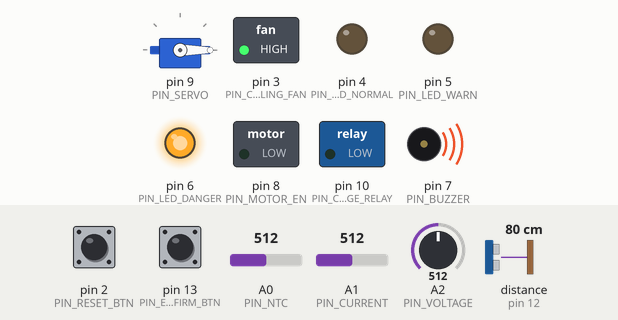
The sketch below on a simulated Arduino Uno, built with avr-gcc and run on an emulated ATmega328P. On the bench: servo, switched loads named in the sketch (green lamp = pin HIGH), output pins drawn as LEDs (lit = HIGH), buzzer (waves = sounding). Wiring (inferred from the names in the program): ultrasonic range finder: trigger pin 11; echo pin 12. The inputs (shaded band) are chosen by the test bench; at power-on: distance to the obstacle (sensor on pin 12) 80 cm, pin 2 (PIN_RESET_BTN) HIGH, A1 (PIN_CURRENT) = 512, pin 13 (PIN_EJECT_CONFIRM_BTN) HIGH, A0 (PIN_NTC) = 512, A2 (PIN_VOLTAGE) = 512. The echo pulse lasts 58.3 µs per cm; pins used as bus, display or sensor lines are not drawn; what the sketch prints to the serial monitor is not drawn.

Above: at 1.27 s.
1.3 s: distance to the obstacle (sensor on pin 12) set to 33 cm
At 3.52 s:
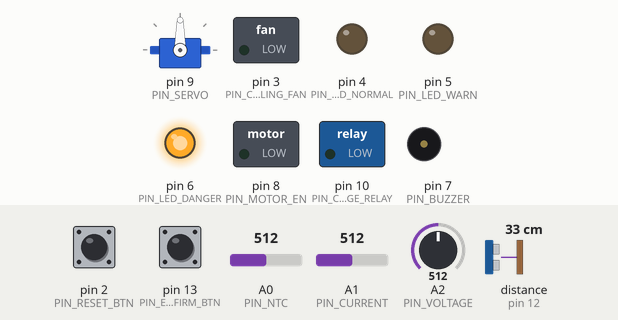
5.2 s: distance to the obstacle (sensor on pin 12) set to 28 cm
14.4 s: pin 2 (PIN_RESET_BTN) pulled LOW for 3.2 s
At 17.55 s:
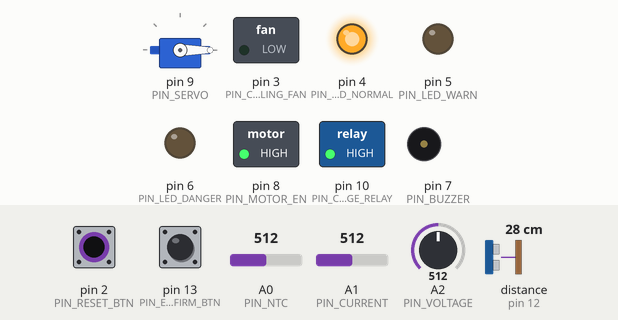
19.1 s: A1 (PIN_CURRENT) set to 493
22.6 s: pin 13 (PIN_EJECT_CONFIRM_BTN) pulled LOW for 0.15 s
At 22.87 s:
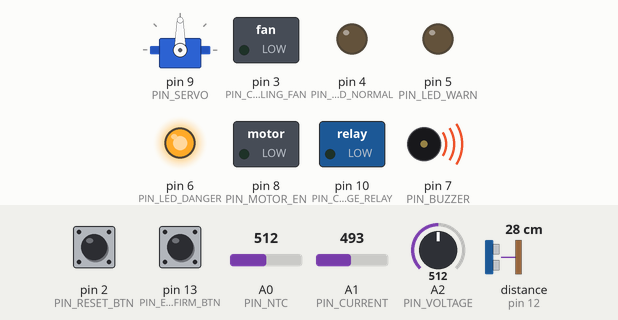
26.1 s: pin 2 (PIN_RESET_BTN) pulled LOW for 0.15 s
At 26.62 s:
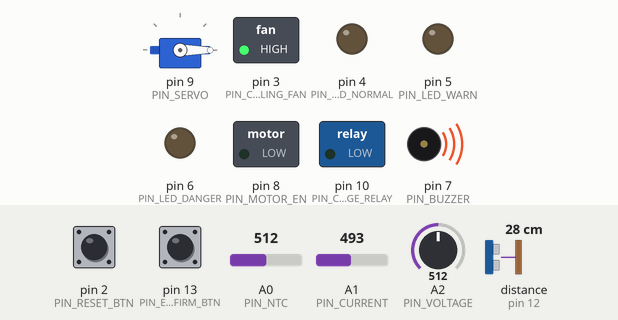
Timing chart, 0 to 30.6 s (numbered marks = the images above; inputs shaded):
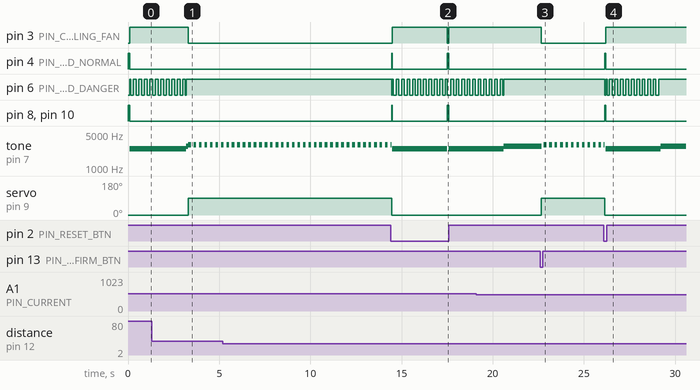

Measured:
- after the input at 14.4 s, pin 3 (PIN_COOLING_FAN): LOW → HIGH after 0.10 s, → LOW 3.0 s later, → HIGH 0.10 s later; pin 4 (PIN_LED_NORMAL): LOW → HIGH after 0.07 s, → LOW 0.03 s later, → HIGH 3.0 s later, → LOW 0.10 s later
- after the input at 22.6 s, pin 3 (PIN_COOLING_FAN): HIGH → LOW after 0.06 s; tone on pin 7 (PIN_BUZZER): alternates 3000 Hz for 0.15 s and silent for 0.15 s, starting after 0.08 s; servo on pin 9 (PIN_SERVO): 0° → 90° after 0.06 s
- after the input at 26.1 s, pin 3 (PIN_COOLING_FAN): LOW → HIGH after 0.10 s; pin 4 (PIN_LED_NORMAL): LOW → HIGH after 0.05 s, → LOW 0.05 s later
- by itself, tone on pin 7 (PIN_BUZZER): alternates 3000 Hz for 0.15 s and silent for 0.15 s

The sketch:

BatteryEjectionSystem.ino
```cpp
/*
  EV 배터리 열폭주 조기 감지 및 능동형 안전 분리(Ejection) 시스템
  ------------------------------------------------------------
  핀 배선
    A0  - NTC 서미스터 (분압, SERIES_RESISTOR와 직렬)
    A1  - ACS712 전류센서 OUT
    A2  - 배터리 전압 분압 회로 OUT
    D2  - 리셋 버튼 (INPUT_PULLUP, 눌리면 LOW) - EJECTED 상태 복귀용
    D3  - 냉각팬 구동 (릴레이/트랜지스터 게이트) - WARNING 시 예방적 냉각
    D4  - 정상 LED (녹색)
    D5  - 경고 LED (황색)
    D6  - 위험 LED (적색)
    D7  - 부저
    D8  - 모터 드라이버 EN (LOW = 주행 모터 정지)
    D9  - 래치 서보 (SG90 등)
    D10 - 충전 릴레이 제어 (HIGH = 충전 허용, LOW = 충전 회로 차단)
    D11 - 초음파 센서 TRIG (HC-SR04) - 후방/하부 클리어런스 확인
    D12 - 초음파 센서 ECHO (HC-SR04)
    D13 - 분리 확인 버튼 (INPUT_PULLUP, 눌리면 LOW) - 사람이 있을 때 수동으로 즉시 분리 확정

  충전 감지: ACS712는 양방향 센서이므로, 배터리를 향해 흐르는 방전 전류를 양(+)으로
  캘리브레이션했다고 가정하면 충전 전류는 음(-)으로 측정된다(CHARGE_CURRENT_THRESHOLD_A).
  실제 배선 방향에 따라 부호가 반대일 수 있으니 실측 후 확인할 것.

  상태 전이(FSM)
    NORMAL  -> WARNING : 온도/전류/전압이 경고 임계값 초과 -> 냉각팬 가동 + 충전 중이면 즉시 충전 차단(예방 시도)
    WARNING -> NORMAL  : 냉각팬 가동 후 모든 값이 정상 범위로 복귀 (예방 성공, 충전 재개)
    WARNING -> STOPPED : 냉각/충전차단에도 불구하고 위험 임계값(과열/온도급상승/과전류/전압이상) 도달 (예방 실패 -> 격리 절차 시작)
    NORMAL  -> STOPPED : 위험 임계값에 바로 도달한 경우 (예: 충전 중 과전압/과전류 급증)
    STOPPED -> ARMED   : 대피 유예시간(EJECT_DELAY_MS) 경과 - 분리 준비 완료, 실제 분리는 아직 보류
    ARMED   -> EJECTED : (후방 초음파로 확인한 안전거리 확보 OR 사람이 확인버튼 누름) 조건 충족 시에만 실제 분리
    ARMED   -> NORMAL  : 리셋 버튼 - 오탐이었을 경우 분리 취소
    EJECTED -> NORMAL  : 리셋 버튼(재장착 후 테스트용)

  설계 원칙
    1) 격리(Ejection)는 최후 수단이다. WARNING 단계에서 먼저 냉각팬 + 충전 차단으로
       열폭주 진행 자체를 막는 것을 시도하고, 그래도 진행되면 STOPPED로 넘어간다.
       (주차장에서 충전 중 과충전으로 발화하는 시나리오가 충전 차단을 넣은 계기)
    2) "정차했다고 바로 떨어뜨린다"는 위험하다 - 지하주차장 등에서 옆 차량/사람에게
       배터리가 떨어질 수 있다. 그래서 STOPPED 이후 바로 EJECTED로 가지 않고 ARMED를
       거친다: 분리 실행 = (냉각 실패로 STOPPED까지 옴) AND (후방 클리어 확인 OR 수동 확인).
       초음파가 무응답이면 "안전 미확인"으로 간주해 분리를 보류하는 fail-safe 설계.
*/

#include <Servo.h>

// ---------------- 핀 정의 ----------------
const uint8_t PIN_NTC        = A0;
const uint8_t PIN_CURRENT    = A1;
const uint8_t PIN_VOLTAGE    = A2;
const uint8_t PIN_RESET_BTN  = 2;
const uint8_t PIN_COOLING_FAN = 3;
const uint8_t PIN_LED_NORMAL = 4;
const uint8_t PIN_LED_WARN   = 5;
const uint8_t PIN_LED_DANGER = 6;
const uint8_t PIN_BUZZER     = 7;
const uint8_t PIN_MOTOR_EN   = 8;
const uint8_t PIN_SERVO      = 9;
const uint8_t PIN_CHARGE_RELAY = 10;
const uint8_t PIN_ULTRASONIC_TRIG   = 11;
const uint8_t PIN_ULTRASONIC_ECHO   = 12;
const uint8_t PIN_EJECT_CONFIRM_BTN = 13;

// ---------------- 센서 캘리브레이션 (실측 후 조정) ----------------
// NTC: B=3950, 25도 기준 저항 10k, 분압저항 10k
const float NTC_NOMINAL_RES    = 10000.0;
const float NTC_NOMINAL_TEMP_C = 25.0;
const float NTC_B_COEFFICIENT  = 3950.0;
const float NTC_SERIES_RESISTOR = 10000.0;

// ACS712 5A 모듈 기준 (185mV/A, 무전류 시 Vcc/2 출력)
const float ACS712_SENSITIVITY_V_PER_A = 0.185;
const float ACS712_ZERO_CURRENT_V      = 2.5;

// 전압 분압비 (예: 100k + 10k 분압 -> 최대 약 55V 측정 가능)
const float VOLTAGE_DIVIDER_RATIO = 11.0;

const float ADC_REF_VOLTAGE = 5.0;
const int   ADC_MAX_COUNT   = 1023;

// ---------------- 안전 임계값 (실측 후 조정) ----------------
const float TEMP_WARNING_C      = 55.0;
const float TEMP_CRITICAL_C     = 70.0;
const float TEMP_RISE_RATE_C_S  = 1.0;   // 초당 상승률이 이 값을 넘으면 열폭주 전조로 판단
const float CURRENT_WARNING_A   = 6.0;
const float CURRENT_CRITICAL_A  = 10.0;
const float VOLTAGE_MIN_V       = 9.0;   // 급격한 전압강하 = 내부 단락 의심
const float VOLTAGE_MAX_V       = 16.8;  // 과충전 의심
const float CHARGE_CURRENT_THRESHOLD_A = -0.3; // 이보다 더 음수면 충전 중으로 판단
const float SAFE_EJECT_DISTANCE_CM = 30.0; // 후방/하부가 이 거리보다 가까이 막혀 있으면 분리 보류
const unsigned long ULTRASONIC_TIMEOUT_US = 30000UL; // 약 5m 초과 무응답 시 타임아웃

// ---------------- 타이밍 ----------------
const unsigned long SENSOR_SAMPLE_INTERVAL_MS = 100;   // 센서 샘플링 주기
const unsigned long RISE_RATE_WINDOW_MS       = 2000;  // 온도 상승률 계산 기준 구간
const unsigned long EJECT_DELAY_MS            = 3000;  // STOPPED 후 분리까지 대피 유예시간
const unsigned long TELEMETRY_INTERVAL_MS     = 200;   // 시리얼 로그 주기
const unsigned long BUTTON_DEBOUNCE_MS        = 50;

// ---------------- 서보 각도 ----------------
const int SERVO_LOCK_ANGLE    = 0;
const int SERVO_RELEASE_ANGLE = 90;

// ---------------- 이동평균 필터 ----------------
const uint8_t FILTER_SIZE = 8;

struct MovingAverage {
  float buffer[FILTER_SIZE];
  uint8_t index = 0;
  uint8_t count = 0;
  float sum = 0;

  float update(float value) {
    sum -= buffer[index];
    buffer[index] = value;
    sum += value;
    index = (index + 1) % FILTER_SIZE;
    if (count < FILTER_SIZE) count++;
    return sum / count;
  }
};

MovingAverage tempFilter;
MovingAverage currentFilter;
MovingAverage voltageFilter;

// ---------------- FSM ----------------
enum SystemState { NORMAL, WARNING, STOPPED, ARMED, EJECTED };
SystemState state = NORMAL;
unsigned long stateEnteredAt = 0;

long lastDistanceCm = -1; // 마지막으로 측정한 후방 거리(cm), -1 = 무응답/미측정

Servo latchServo;

unsigned long lastSampleAt = 0;
unsigned long lastTelemetryAt = 0;

float filteredTempC = 25.0;
float filteredCurrentA = 0.0;
float filteredVoltageV = 12.0;

// 온도 상승률 계산용 이력
float tempAtWindowStart = 25.0;
unsigned long windowStartAt = 0;

void setup() {
  Serial.begin(9600);

  pinMode(PIN_LED_NORMAL, OUTPUT);
  pinMode(PIN_LED_WARN, OUTPUT);
  pinMode(PIN_LED_DANGER, OUTPUT);
  pinMode(PIN_BUZZER, OUTPUT);
  pinMode(PIN_MOTOR_EN, OUTPUT);
  pinMode(PIN_COOLING_FAN, OUTPUT);
  pinMode(PIN_CHARGE_RELAY, OUTPUT);
  pinMode(PIN_RESET_BTN, INPUT_PULLUP);
  pinMode(PIN_EJECT_CONFIRM_BTN, INPUT_PULLUP);
  pinMode(PIN_ULTRASONIC_TRIG, OUTPUT);
  pinMode(PIN_ULTRASONIC_ECHO, INPUT);

  latchServo.attach(PIN_SERVO);
  latchServo.write(SERVO_LOCK_ANGLE);

  digitalWrite(PIN_MOTOR_EN, HIGH); // 정상 주행 가능
  enterState(NORMAL);

  windowStartAt = millis();
}

void loop() {
  unsigned long now = millis();

  if (now - lastSampleAt >= SENSOR_SAMPLE_INTERVAL_MS) {
    lastSampleAt = now;
    sampleSensors(now);
    updateStateMachine(now);
  }

  handleResetButton();
  handleEjectConfirmButton();
  updateIndicators(now);

  if (now - lastTelemetryAt >= TELEMETRY_INTERVAL_MS) {
    lastTelemetryAt = now;
    printTelemetry();
  }
}

// ---------------- 센서 읽기 ----------------
void sampleSensors(unsigned long now) {
  filteredTempC    = tempFilter.update(readTemperatureC());
  filteredCurrentA = currentFilter.update(readCurrentA());
  filteredVoltageV = voltageFilter.update(readVoltageV());

  if (now - windowStartAt >= RISE_RATE_WINDOW_MS) {
    windowStartAt = now;
    tempAtWindowStart = filteredTempC;
  }
}

float readTemperatureC() {
  int raw = analogRead(PIN_NTC);
  float voltage = raw * (ADC_REF_VOLTAGE / ADC_MAX_COUNT);
  float resistance = NTC_SERIES_RESISTOR * (ADC_REF_VOLTAGE / voltage - 1.0);

  float steinhart = resistance / NTC_NOMINAL_RES;
  steinhart = log(steinhart);
  steinhart /= NTC_B_COEFFICIENT;
  steinhart += 1.0 / (NTC_NOMINAL_TEMP_C + 273.15);
  steinhart = 1.0 / steinhart;
  steinhart -= 273.15;
  return steinhart;
}

float readCurrentA() {
  int raw = analogRead(PIN_CURRENT);
  float voltage = raw * (ADC_REF_VOLTAGE / ADC_MAX_COUNT);
  return (voltage - ACS712_ZERO_CURRENT_V) / ACS712_SENSITIVITY_V_PER_A;
}

float readVoltageV() {
  int raw = analogRead(PIN_VOLTAGE);
  float voltage = raw * (ADC_REF_VOLTAGE / ADC_MAX_COUNT);
  return voltage * VOLTAGE_DIVIDER_RATIO;
}

float currentTempRiseRate() {
  float elapsedSec = RISE_RATE_WINDOW_MS / 1000.0;
  return (filteredTempC - tempAtWindowStart) / elapsedSec;
}

// HC-SR04로 후방/하부 거리(cm) 측정. 무응답(범위 밖/센서 이상)이면 -1.
long readDistanceCm() {
  digitalWrite(PIN_ULTRASONIC_TRIG, LOW);
  delayMicroseconds(2);
  digitalWrite(PIN_ULTRASONIC_TRIG, HIGH);
  delayMicroseconds(10);
  digitalWrite(PIN_ULTRASONIC_TRIG, LOW);

  unsigned long duration = pulseIn(PIN_ULTRASONIC_ECHO, HIGH, ULTRASONIC_TIMEOUT_US);
  if (duration == 0) return -1;
  return (long)(duration / 58UL);
}

// "투하 가능 조건": 후방이 비어 있는지 확인. 무응답은 안전 미확인으로 간주해
// 분리를 보류시키는 fail-safe (모르면 떨어뜨리지 않는다).
bool isAreaClear() {
  lastDistanceCm = readDistanceCm();
  return lastDistanceCm >= 0 && lastDistanceCm >= (long)SAFE_EJECT_DISTANCE_CM;
}

// ---------------- FSM 로직 ----------------
// 충전 중에는 ACS712 부호가 반대(음수)로 나오므로, 절대값으로 비교해야
// "충전 중 과전류(과충전)"도 "주행 중 과전류(과방전)"와 동일하게 잡아낸다.
bool isCharging() {
  return filteredCurrentA <= CHARGE_CURRENT_THRESHOLD_A;
}

bool isCriticalCondition() {
  return filteredTempC >= TEMP_CRITICAL_C
      || currentTempRiseRate() >= TEMP_RISE_RATE_C_S
      || fabs(filteredCurrentA) >= CURRENT_CRITICAL_A
      || filteredVoltageV <= VOLTAGE_MIN_V
      || filteredVoltageV >= VOLTAGE_MAX_V;
}

bool isWarningCondition() {
  return filteredTempC >= TEMP_WARNING_C
      || fabs(filteredCurrentA) >= CURRENT_WARNING_A;
}

void updateStateMachine(unsigned long now) {
  switch (state) {
    case NORMAL:
      if (isCriticalCondition()) {
        enterState(STOPPED);
      } else if (isWarningCondition()) {
        enterState(WARNING);
      }
      break;

    case WARNING:
      if (isCriticalCondition()) {
        enterState(STOPPED);
      } else if (!isWarningCondition()) {
        enterState(NORMAL);
      }
      break;

    case STOPPED:
      if (now - stateEnteredAt >= EJECT_DELAY_MS) {
        enterState(ARMED); // 분리 준비 완료. 실제 분리는 안전 확인 후.
      }
      break;

    case ARMED:
      if (isAreaClear()) {
        enterState(EJECTED); // 무인 상황: 후방 클리어 자동 확인되면 분리 실행
      }
      // 클리어 안 되면 계속 ARMED 유지, 매 샘플마다 재확인
      // (수동 확인 버튼은 handleEjectConfirmButton()에서 즉시 처리)
      break;

    case EJECTED:
      // 리셋 버튼으로만 복귀 (handleResetButton)
      break;
  }
}

void enterState(SystemState newState) {
  state = newState;
  stateEnteredAt = millis();

  switch (newState) {
    case NORMAL:
      digitalWrite(PIN_MOTOR_EN, HIGH);
      digitalWrite(PIN_COOLING_FAN, LOW); // 예방 성공(정상 복귀) -> 냉각 종료
      digitalWrite(PIN_CHARGE_RELAY, HIGH); // 정상 범위 -> 충전 재개 허용
      latchServo.write(SERVO_LOCK_ANGLE);
      noTone(PIN_BUZZER);
      break;

    case WARNING:
      digitalWrite(PIN_MOTOR_EN, HIGH);
      digitalWrite(PIN_COOLING_FAN, HIGH); // 예방 1차 대응: 냉각팬 가동
      digitalWrite(PIN_CHARGE_RELAY, LOW); // 충전 중이었다면 즉시 차단(과충전 예방, 충전 중 아니어도 무해)
      break;

    case STOPPED:
      digitalWrite(PIN_MOTOR_EN, LOW); // 즉시 정차
      digitalWrite(PIN_COOLING_FAN, HIGH); // 냉각은 계속 유지(격리 전까지 온도 저감 시도)
      digitalWrite(PIN_CHARGE_RELAY, LOW); // 충전 차단 유지
      break;

    case ARMED:
      digitalWrite(PIN_MOTOR_EN, LOW); // 정차 유지
      digitalWrite(PIN_COOLING_FAN, HIGH); // 분리 순간까지 냉각 유지
      digitalWrite(PIN_CHARGE_RELAY, LOW); // 충전 차단 유지
      break;

    case EJECTED:
      latchServo.write(SERVO_RELEASE_ANGLE); // 래치 해제 -> 배터리 팩 분리
      digitalWrite(PIN_MOTOR_EN, LOW);
      digitalWrite(PIN_COOLING_FAN, LOW); // 배터리가 차체에서 분리됨 -> 냉각 대상 없음
      digitalWrite(PIN_CHARGE_RELAY, LOW); // 배터리가 분리됨 -> 충전 회로도 무의미, 차단 유지
      break;
  }

  Serial.print(F("[STATE] -> "));
  Serial.println(stateName(newState));
}

const char* stateName(SystemState s) {
  switch (s) {
    case NORMAL:  return "NORMAL";
    case WARNING: return "WARNING";
    case STOPPED: return "STOPPED";
    case ARMED:   return "ARMED";
    case EJECTED: return "EJECTED";
  }
  return "?";
}

// ---------------- 출력 (LED / 부저) ----------------
void updateIndicators(unsigned long now) {
  digitalWrite(PIN_LED_NORMAL, state == NORMAL);

  bool blinkSlow = (now / 500) % 2 == 0; // 0.5s 주기 점멸
  bool blinkFast = (now / 150) % 2 == 0; // 0.15s 주기 점멸

  digitalWrite(PIN_LED_WARN, state == WARNING && blinkSlow);
  digitalWrite(PIN_LED_DANGER, (state == STOPPED && blinkFast) || state == ARMED || state == EJECTED);

  if (state == WARNING && blinkSlow) {
    tone(PIN_BUZZER, 1000);
  } else if (state == STOPPED) {
    tone(PIN_BUZZER, 2500);
  } else if (state == ARMED) {
    tone(PIN_BUZZER, 2800); // STOPPED보다 급박한 톤 - 분리 임박, 안전 확인 대기중
  } else if (state == EJECTED) {
    if (blinkFast) tone(PIN_BUZZER, 3000); else noTone(PIN_BUZZER);
  } else {
    noTone(PIN_BUZZER);
  }
}

// ---------------- 리셋 버튼 (디바운스) ----------------
// EJECTED: 재장착 후 테스트 재시작. ARMED: 오탐 취소(분리 직전 보류 -> 정상 복귀).
unsigned long lastResetChangeAt = 0;
int lastResetReading = HIGH;

void handleResetButton() {
  if (state != EJECTED && state != ARMED) return;

  int reading = digitalRead(PIN_RESET_BTN);
  unsigned long now = millis();

  if (reading != lastResetReading) {
    lastResetChangeAt = now;
    lastResetReading = reading;
  }

  if (now - lastResetChangeAt > BUTTON_DEBOUNCE_MS && reading == LOW) {
    enterState(NORMAL);
  }
}

// ---------------- 분리 확인 버튼 (디바운스) ----------------
// ARMED 상태에서 사람이 육안으로 안전을 확인했을 때, 초음파 판정을 기다리지 않고
// 즉시 분리를 확정하는 수동 오버라이드.
unsigned long lastConfirmChangeAt = 0;
int lastConfirmReading = HIGH;

void handleEjectConfirmButton() {
  if (state != ARMED) return;

  int reading = digitalRead(PIN_EJECT_CONFIRM_BTN);
  unsigned long now = millis();

  if (reading != lastConfirmReading) {
    lastConfirmChangeAt = now;
    lastConfirmReading = reading;
  }

  if (now - lastConfirmChangeAt > BUTTON_DEBOUNCE_MS && reading == LOW) {
    enterState(EJECTED); // 수동 확정 - 초음파 판정 결과와 무관하게 즉시 분리
  }
}

// ---------------- 시리얼 텔레메트리 (시리얼 플로터용) ----------------
void printTelemetry() {
  Serial.print(F("Temp:")); Serial.print(filteredTempC, 1);
  Serial.print(F("\tRiseRate:")); Serial.print(currentTempRiseRate(), 2);
  Serial.print(F("\tCurrent:")); Serial.print(filteredCurrentA, 2);
  Serial.print(F("\tVoltage:")); Serial.print(filteredVoltageV, 2);
  Serial.print(F("\tFan:")); Serial.print(digitalRead(PIN_COOLING_FAN) ? F("ON") : F("OFF"));
  Serial.print(F("\tCharging:")); Serial.print(isCharging() ? F("YES") : F("NO"));
  Serial.print(F("\tChargeRelay:")); Serial.print(digitalRead(PIN_CHARGE_RELAY) ? F("ON") : F("OFF"));
  Serial.print(F("\tDistanceCm:")); Serial.print(lastDistanceCm);
  Serial.print(F("\tState:")); Serial.println(stateName(state));
}
```
